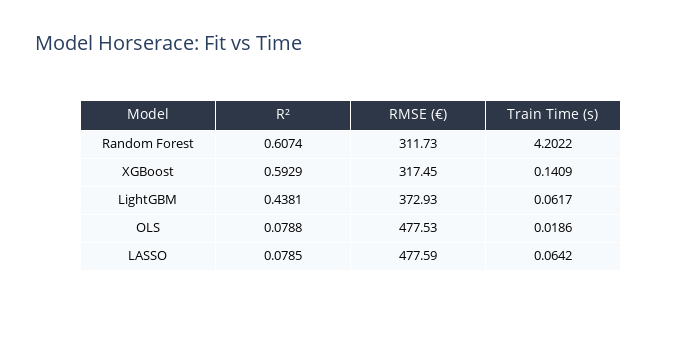

Notebook cell for this chart:
### Code cell
import plotly.graph_objects as go

# Create table
fig = go.Figure(data=[go.Table(
    header=dict(
        values=["Model", "R²", "RMSE (€)", "Train Time (s)"],
        fill_color='#2D3748',
        font=dict(color='white', size=14),
        align='center',
        height=30
    ),
    cells=dict(
        values=[
            results_df["Model"],
            results_df["R²"],
            results_df["RMSE (€)"],
            results_df["Train Time (s)"]
        ],
        fill_color='#F7FAFC',
        align='center',
        font=dict(color='black', size=13),
        height=28
    ))
])

fig.update_layout(
    width=700,
    height=350,
    title="Model Horserace: Fit vs Time",
    title_font=dict(size=20)
)

fig.show()

### Figure 1 — Plotly figure (JSON) as saved in the notebook; plotly's stock layout.template omitted (floating-point values rounded to 4 significant figures)
{"data": [{"cells": {"align": "center", "fill": {"color": "#F7FAFC"}, "font": {"color": "black", "size": 13}, "height": 28, "values": [["Random Forest", "XGBoost", "LightGBM", "OLS", "LASSO"], [0.6074, 0.5929, 0.4381, 0.0788, 0.0785], [311.7, 317.4, 372.9, 477.5, 477.6], [4.202, 0.1409, 0.0617, 0.0186, 0.0642]]}, "header": {"align": "center", "fill": {"color": "#2D3748"}, "font": {"color": "white", "size": 14}, "height": 30, "values": ["Model", "R²", "RMSE (€)", "Train Time (s)"]}, "type": "table"}], "layout": {"height": 350, "title": {"font": {"size": 20}, "text": "Model Horserace: Fit vs Time"}, "width": 700}}
